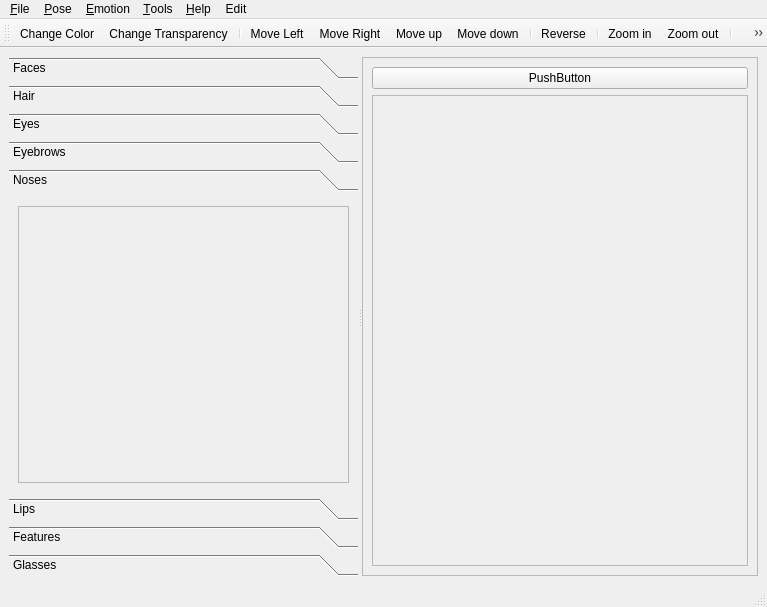
<ui version="4.0" >
 <class>MainWindow</class>
 <widget class="QMainWindow" name="MainWindow" >
  <property name="geometry" >
   <rect>
    <x>0</x>
    <y>0</y>
    <width>767</width>
    <height>607</height>
   </rect>
  </property>
  <property name="windowTitle" >
   <string>Mee Editor</string>
  </property>
  <property name="iconSize" >
   <size>
    <width>32</width>
    <height>32</height>
   </size>
  </property>
  <widget class="QWidget" name="centralwidget" >
   <property name="geometry" >
    <rect>
     <x>0</x>
     <y>72</y>
     <width>767</width>
     <height>512</height>
    </rect>
   </property>
   <layout class="QHBoxLayout" name="horizontalLayout" >
    <item>
     <widget class="QSplitter" name="splitter_2" >
      <property name="orientation" >
       <enum>Qt::Horizontal</enum>
      </property>
      <widget class="QSplitter" name="splitter" >
       <property name="orientation" >
        <enum>Qt::Horizontal</enum>
       </property>
       <widget class="QToolBox" name="toolBox" >
        <property name="sizePolicy" >
         <sizepolicy vsizetype="Expanding" hsizetype="Expanding" >
          <horstretch>0</horstretch>
          <verstretch>0</verstretch>
         </sizepolicy>
        </property>
        <property name="currentIndex" >
         <number>4</number>
        </property>
        <widget class="QWidget" name="page_1" >
         <property name="geometry" >
          <rect>
           <x>0</x>
           <y>0</y>
           <width>94</width>
           <height>68</height>
          </rect>
         </property>
         <attribute name="label" >
          <string>Faces</string>
         </attribute>
         <layout class="QVBoxLayout" name="verticalLayout" >
          <item>
           <widget class="QScrollArea" name="scrollArea_2" >
            <property name="widgetResizable" >
             <bool>true</bool>
            </property>
            <widget class="QWidget" name="scrollAreaWidgetContents_2" >
             <property name="geometry" >
              <rect>
               <x>0</x>
               <y>0</y>
               <width>94</width>
               <height>24</height>
              </rect>
             </property>
            </widget>
           </widget>
          </item>
         </layout>
        </widget>
        <widget class="QWidget" name="page_2" >
         <property name="geometry" >
          <rect>
           <x>0</x>
           <y>0</y>
           <width>94</width>
           <height>68</height>
          </rect>
         </property>
         <attribute name="label" >
          <string>Hair</string>
         </attribute>
         <layout class="QVBoxLayout" name="verticalLayout_2" >
          <item>
           <widget class="QScrollArea" name="scrollArea_3" >
            <property name="widgetResizable" >
             <bool>true</bool>
            </property>
            <widget class="QWidget" name="scrollAreaWidgetContents_3" >
             <property name="geometry" >
              <rect>
               <x>0</x>
               <y>0</y>
               <width>94</width>
               <height>24</height>
              </rect>
             </property>
            </widget>
           </widget>
          </item>
         </layout>
        </widget>
        <widget class="QWidget" name="page_3" >
         <property name="geometry" >
          <rect>
           <x>0</x>
           <y>0</y>
           <width>94</width>
           <height>68</height>
          </rect>
         </property>
         <attribute name="label" >
          <string>Eyes</string>
         </attribute>
         <layout class="QVBoxLayout" name="verticalLayout_3" >
          <item>
           <widget class="QScrollArea" name="scrollArea_4" >
            <property name="widgetResizable" >
             <bool>true</bool>
            </property>
            <widget class="QWidget" name="scrollAreaWidgetContents_4" >
             <property name="geometry" >
              <rect>
               <x>0</x>
               <y>0</y>
               <width>94</width>
               <height>24</height>
              </rect>
             </property>
            </widget>
           </widget>
          </item>
         </layout>
        </widget>
        <widget class="QWidget" name="brow" >
         <property name="geometry" >
          <rect>
           <x>0</x>
           <y>0</y>
           <width>94</width>
           <height>24</height>
          </rect>
         </property>
         <attribute name="label" >
          <string>Eyebrows</string>
         </attribute>
         <widget class="QScrollArea" name="scrollArea_9" >
          <property name="geometry" >
           <rect>
            <x>9</x>
            <y>9</y>
            <width>637</width>
            <height>174</height>
           </rect>
          </property>
          <property name="widgetResizable" >
           <bool>true</bool>
          </property>
          <widget class="QWidget" name="scrollAreaWidgetContents_9" >
           <property name="geometry" >
            <rect>
             <x>0</x>
             <y>0</y>
             <width>631</width>
             <height>168</height>
            </rect>
           </property>
          </widget>
         </widget>
        </widget>
        <widget class="QWidget" name="page_4" >
         <property name="geometry" >
          <rect>
           <x>0</x>
           <y>0</y>
           <width>276</width>
           <height>254</height>
          </rect>
         </property>
         <attribute name="label" >
          <string>Noses</string>
         </attribute>
         <layout class="QVBoxLayout" name="verticalLayout_4" >
          <item>
           <widget class="QScrollArea" name="scrollArea_5" >
            <property name="widgetResizable" >
             <bool>true</bool>
            </property>
            <widget class="QWidget" name="scrollAreaWidgetContents_5" >
             <property name="geometry" >
              <rect>
               <x>0</x>
               <y>0</y>
               <width>262</width>
               <height>240</height>
              </rect>
             </property>
            </widget>
           </widget>
          </item>
         </layout>
        </widget>
        <widget class="QWidget" name="page_5" >
         <property name="geometry" >
          <rect>
           <x>0</x>
           <y>0</y>
           <width>94</width>
           <height>68</height>
          </rect>
         </property>
         <attribute name="label" >
          <string>Lips</string>
         </attribute>
         <layout class="QVBoxLayout" name="verticalLayout_5" >
          <item>
           <widget class="QScrollArea" name="scrollArea_6" >
            <property name="widgetResizable" >
             <bool>true</bool>
            </property>
            <widget class="QWidget" name="scrollAreaWidgetContents_6" >
             <property name="geometry" >
              <rect>
               <x>0</x>
               <y>0</y>
               <width>94</width>
               <height>24</height>
              </rect>
             </property>
            </widget>
           </widget>
          </item>
         </layout>
        </widget>
        <widget class="QWidget" name="page_6" >
         <property name="geometry" >
          <rect>
           <x>0</x>
           <y>0</y>
           <width>94</width>
           <height>68</height>
          </rect>
         </property>
         <attribute name="label" >
          <string>Features</string>
         </attribute>
         <layout class="QVBoxLayout" name="verticalLayout_6" >
          <item>
           <widget class="QScrollArea" name="scrollArea_7" >
            <property name="widgetResizable" >
             <bool>true</bool>
            </property>
            <widget class="QWidget" name="scrollAreaWidgetContents_7" >
             <property name="geometry" >
              <rect>
               <x>0</x>
               <y>0</y>
               <width>94</width>
               <height>24</height>
              </rect>
             </property>
            </widget>
           </widget>
          </item>
         </layout>
        </widget>
        <widget class="QWidget" name="page_7" >
         <property name="geometry" >
          <rect>
           <x>0</x>
           <y>0</y>
           <width>94</width>
           <height>68</height>
          </rect>
         </property>
         <attribute name="label" >
          <string>Glasses</string>
         </attribute>
         <layout class="QVBoxLayout" name="verticalLayout_7" >
          <item>
           <widget class="QScrollArea" name="scrollArea_8" >
            <property name="widgetResizable" >
             <bool>true</bool>
            </property>
            <widget class="QWidget" name="scrollAreaWidgetContents_8" >
             <property name="geometry" >
              <rect>
               <x>0</x>
               <y>0</y>
               <width>94</width>
               <height>24</height>
              </rect>
             </property>
            </widget>
           </widget>
          </item>
         </layout>
        </widget>
       </widget>
      </widget>
      <widget class="QFrame" name="frame" >
       <property name="frameShape" >
        <enum>QFrame::StyledPanel</enum>
       </property>
       <property name="frameShadow" >
        <enum>QFrame::Raised</enum>
       </property>
       <layout class="QVBoxLayout" name="verticalLayout_8" >
        <item>
         <widget class="QPushButton" name="pushButton" >
          <property name="text" >
           <string>PushButton</string>
          </property>
         </widget>
        </item>
        <item>
         <widget class="QScrollArea" name="scrollArea" >
          <property name="widgetResizable" >
           <bool>true</bool>
          </property>
          <property name="alignment" >
           <set>Qt::AlignCenter</set>
          </property>
          <widget class="QWidget" name="scrollAreaWidgetContents" >
           <property name="geometry" >
            <rect>
             <x>0</x>
             <y>0</y>
             <width>447</width>
             <height>451</height>
            </rect>
           </property>
          </widget>
         </widget>
        </item>
       </layout>
      </widget>
     </widget>
    </item>
   </layout>
  </widget>
  <widget class="QMenuBar" name="menubar" >
   <property name="geometry" >
    <rect>
     <x>0</x>
     <y>0</y>
     <width>767</width>
     <height>26</height>
    </rect>
   </property>
   <widget class="QMenu" name="menu_File" >
    <property name="title" >
     <string>&amp;File</string>
    </property>
    <addaction name="action_Open" />
    <addaction name="action_Close" />
    <addaction name="action_Save" />
    <addaction name="actionS_ave_As" />
    <addaction name="separator" />
    <addaction name="action_Exit" />
   </widget>
   <widget class="QMenu" name="menu_Pose" >
    <property name="title" >
     <string>&amp;Pose</string>
    </property>
    <addaction name="actionStand" />
    <addaction name="actionThinking" />
    <addaction name="actionSleeping" />
    <addaction name="actionYarning" />
    <addaction name="actionDancing" />
   </widget>
   <widget class="QMenu" name="menuEmotion" >
    <property name="title" >
     <string>&amp;Emotion</string>
    </property>
    <addaction name="actionNo_Emotion" />
    <addaction name="actionSmile" />
    <addaction name="actionLaugh" />
    <addaction name="actionCry" />
    <addaction name="actionSad" />
    <addaction name="actionAngry" />
    <addaction name="actionEmbrassed" />
    <addaction name="actionIdle" />
    <addaction name="actionSuprise" />
   </widget>
   <widget class="QMenu" name="menuTools" >
    <property name="title" >
     <string>&amp;Tools</string>
    </property>
    <addaction name="actionOptions" />
   </widget>
   <widget class="QMenu" name="menu_Help" >
    <property name="title" >
     <string>&amp;Help</string>
    </property>
    <addaction name="actionAbout" />
    <addaction name="actionCredit" />
    <addaction name="actionRelease_Notes" />
   </widget>
   <widget class="QMenu" name="menuEdit" >
    <property name="title" >
     <string>Edit</string>
    </property>
    <addaction name="actionChange_Color" />
    <addaction name="actionChange_Transparency" />
    <addaction name="actionMove_up" />
    <addaction name="actionMove_down" />
    <addaction name="actionMove_Left" />
    <addaction name="actionMove_Right" />
    <addaction name="actionZoom_in" />
    <addaction name="actionZoom_out" />
    <addaction name="actionHorizontally_Stetch" />
    <addaction name="actionVertically_Stretch" />
    <addaction name="actionRotate_Clockwise" />
    <addaction name="actionRotate_Unclockwise" />
    <addaction name="actionReverse" />
   </widget>
   <addaction name="menu_File" />
   <addaction name="menu_Pose" />
   <addaction name="menuEmotion" />
   <addaction name="menuTools" />
   <addaction name="menu_Help" />
   <addaction name="menuEdit" />
  </widget>
  <widget class="QStatusBar" name="statusbar" >
   <property name="geometry" >
    <rect>
     <x>0</x>
     <y>584</y>
     <width>767</width>
     <height>23</height>
    </rect>
   </property>
  </widget>
  <widget class="QToolBar" name="toolBar" >
   <property name="geometry" >
    <rect>
     <x>0</x>
     <y>26</y>
     <width>767</width>
     <height>46</height>
    </rect>
   </property>
   <property name="windowTitle" >
    <string>toolBar</string>
   </property>
   <attribute name="toolBarArea" >
    <enum>TopToolBarArea</enum>
   </attribute>
   <attribute name="toolBarBreak" >
    <bool>false</bool>
   </attribute>
   <addaction name="actionChange_Color" />
   <addaction name="actionChange_Transparency" />
   <addaction name="separator" />
   <addaction name="actionMove_Left" />
   <addaction name="actionMove_Right" />
   <addaction name="actionMove_up" />
   <addaction name="actionMove_down" />
   <addaction name="separator" />
   <addaction name="actionReverse" />
   <addaction name="separator" />
   <addaction name="actionZoom_in" />
   <addaction name="actionZoom_out" />
   <addaction name="separator" />
   <addaction name="actionRotate_Clockwise" />
   <addaction name="actionRotate_Unclockwise" />
   <addaction name="separator" />
   <addaction name="actionHorizontally_Stetch" />
   <addaction name="actionVertically_Stretch" />
   <addaction name="separator" />
  </widget>
  <action name="action_Open" >
   <property name="text" >
    <string>&amp;Open</string>
   </property>
  </action>
  <action name="action_Close" >
   <property name="text" >
    <string>&amp;Close</string>
   </property>
  </action>
  <action name="action_Save" >
   <property name="text" >
    <string>&amp;Save</string>
   </property>
  </action>
  <action name="actionS_ave_As" >
   <property name="text" >
    <string>Save &amp;As</string>
   </property>
  </action>
  <action name="action_Exit" >
   <property name="text" >
    <string>&amp;Exit</string>
   </property>
  </action>
  <action name="actionStand" >
   <property name="text" >
    <string>Stand</string>
   </property>
  </action>
  <action name="actionThinking" >
   <property name="text" >
    <string>Thinking</string>
   </property>
  </action>
  <action name="actionSleeping" >
   <property name="text" >
    <string>Sleeping</string>
   </property>
  </action>
  <action name="actionYarning" >
   <property name="text" >
    <string>Yarning</string>
   </property>
  </action>
  <action name="actionDancing" >
   <property name="text" >
    <string>Dancing</string>
   </property>
  </action>
  <action name="actionNo_Emotion" >
   <property name="text" >
    <string>No Emotion</string>
   </property>
  </action>
  <action name="actionSmile" >
   <property name="text" >
    <string>Smile</string>
   </property>
  </action>
  <action name="actionLaugh" >
   <property name="text" >
    <string>Laugh</string>
   </property>
  </action>
  <action name="actionCry" >
   <property name="text" >
    <string>Cry</string>
   </property>
  </action>
  <action name="actionSad" >
   <property name="text" >
    <string>Sad</string>
   </property>
  </action>
  <action name="actionAngry" >
   <property name="text" >
    <string>Angry</string>
   </property>
  </action>
  <action name="actionEmbrassed" >
   <property name="text" >
    <string>Embarassed</string>
   </property>
  </action>
  <action name="actionIdle" >
   <property name="text" >
    <string>Idle</string>
   </property>
  </action>
  <action name="actionSuprise" >
   <property name="text" >
    <string>Suprise</string>
   </property>
  </action>
  <action name="actionOptions" >
   <property name="text" >
    <string>Options</string>
   </property>
  </action>
  <action name="actionAbout" >
   <property name="text" >
    <string>About</string>
   </property>
  </action>
  <action name="actionCredit" >
   <property name="text" >
    <string>Credit</string>
   </property>
  </action>
  <action name="actionRelease_Notes" >
   <property name="text" >
    <string>Release Notes</string>
   </property>
  </action>
  <action name="actionChange_Color" >
   <property name="icon" >
    <iconset resource="res.qrc" >
     <normaloff>:/新前缀/colorselector.svg</normaloff>:/新前缀/colorselector.svg</iconset>
   </property>
   <property name="text" >
    <string>Change Color</string>
   </property>
  </action>
  <action name="actionMove_up" >
   <property name="icon" >
    <iconset resource="res.qrc" >
     <normaloff>:/新前缀/up.svg</normaloff>:/新前缀/up.svg</iconset>
   </property>
   <property name="text" >
    <string>Move up</string>
   </property>
  </action>
  <action name="actionMove_down" >
   <property name="icon" >
    <iconset resource="res.qrc" >
     <normaloff>:/新前缀/down.svg</normaloff>:/新前缀/down.svg</iconset>
   </property>
   <property name="text" >
    <string>Move down</string>
   </property>
  </action>
  <action name="actionRotate_Clockwise" >
   <property name="icon" >
    <iconset>
     <normaloff>:/新前缀/rotate_clockwise.svg</normaloff>:/新前缀/rotate_clockwise.svg</iconset>
   </property>
   <property name="text" >
    <string>Rotate Clockwise</string>
   </property>
  </action>
  <action name="actionRotate_Unclockwise" >
   <property name="icon" >
    <iconset>
     <normaloff>:/新前缀/rotate_unclockwise.svg</normaloff>:/新前缀/rotate_unclockwise.svg</iconset>
   </property>
   <property name="text" >
    <string>Rotate Unclockwise</string>
   </property>
  </action>
  <action name="actionMove_Left" >
   <property name="icon" >
    <iconset resource="res.qrc" >
     <normaloff>:/新前缀/left.svg</normaloff>:/新前缀/left.svg</iconset>
   </property>
   <property name="text" >
    <string>Move Left</string>
   </property>
  </action>
  <action name="actionMove_Right" >
   <property name="icon" >
    <iconset resource="res.qrc" >
     <normaloff>:/新前缀/right.svg</normaloff>:/新前缀/right.svg</iconset>
   </property>
   <property name="text" >
    <string>Move Right</string>
   </property>
  </action>
  <action name="actionZoom_in" >
   <property name="icon" >
    <iconset resource="res.qrc" >
     <normaloff>:/新前缀/zoomin.svg</normaloff>:/新前缀/zoomin.svg</iconset>
   </property>
   <property name="text" >
    <string>Zoom in</string>
   </property>
  </action>
  <action name="actionZoom_out" >
   <property name="icon" >
    <iconset resource="res.qrc" >
     <normaloff>:/新前缀/zoomout.svg</normaloff>:/新前缀/zoomout.svg</iconset>
   </property>
   <property name="text" >
    <string>Zoom out</string>
   </property>
  </action>
  <action name="actionHorizontally_Stetch" >
   <property name="icon" >
    <iconset resource="res.qrc" >
     <normaloff>:/新前缀/hstretch.svg</normaloff>:/新前缀/hstretch.svg</iconset>
   </property>
   <property name="text" >
    <string>Horizontally Stretch</string>
   </property>
  </action>
  <action name="actionVertically_Stretch" >
   <property name="icon" >
    <iconset resource="res.qrc" >
     <normaloff>:/新前缀/vstretch.svg</normaloff>:/新前缀/vstretch.svg</iconset>
   </property>
   <property name="text" >
    <string>Vertically Stretch</string>
   </property>
  </action>
  <action name="actionReverse" >
   <property name="icon" >
    <iconset resource="res.qrc" >
     <normaloff>:/新前缀/reverse.svg</normaloff>:/新前缀/reverse.svg</iconset>
   </property>
   <property name="text" >
    <string>Reverse</string>
   </property>
  </action>
  <action name="actionChange_Transparency" >
   <property name="icon" >
    <iconset resource="res.qrc" >
     <normaloff>:/新前缀/transparency.svg</normaloff>:/新前缀/transparency.svg</iconset>
   </property>
   <property name="text" >
    <string>Change Transparency</string>
   </property>
  </action>
 </widget>
 <resources>
  <include location="res.qrc" />
 </resources>
 <connections/>
</ui>
